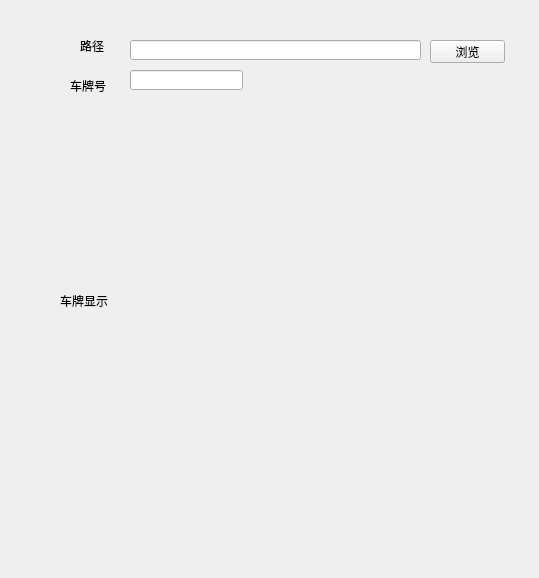
<?xml version="1.0" encoding="UTF-8"?>
<ui version="4.0">
 <class>LicensePlateRecognition</class>
 <widget class="QWidget" name="LicensePlateRecognition">
  <property name="geometry">
   <rect>
    <x>0</x>
    <y>0</y>
    <width>539</width>
    <height>578</height>
   </rect>
  </property>
  <property name="windowTitle">
   <string>车牌识别</string>
  </property>
  <widget class="QLabel" name="label">
   <property name="geometry">
    <rect>
     <x>80</x>
     <y>40</y>
     <width>54</width>
     <height>12</height>
    </rect>
   </property>
   <property name="text">
    <string>路径</string>
   </property>
  </widget>
  <widget class="QLabel" name="label_2">
   <property name="geometry">
    <rect>
     <x>70</x>
     <y>80</y>
     <width>54</width>
     <height>12</height>
    </rect>
   </property>
   <property name="text">
    <string>车牌号</string>
   </property>
  </widget>
  <widget class="QLineEdit" name="inPath">
   <property name="geometry">
    <rect>
     <x>130</x>
     <y>40</y>
     <width>291</width>
     <height>20</height>
    </rect>
   </property>
  </widget>
  <widget class="QLineEdit" name="inNumber">
   <property name="geometry">
    <rect>
     <x>130</x>
     <y>70</y>
     <width>113</width>
     <height>20</height>
    </rect>
   </property>
  </widget>
  <widget class="QPushButton" name="btnCho">
   <property name="geometry">
    <rect>
     <x>430</x>
     <y>40</y>
     <width>75</width>
     <height>23</height>
    </rect>
   </property>
   <property name="text">
    <string>浏览</string>
   </property>
  </widget>
  <widget class="QLabel" name="lCar">
   <property name="geometry">
    <rect>
     <x>60</x>
     <y>150</y>
     <width>401</width>
     <height>301</height>
    </rect>
   </property>
   <property name="text">
    <string>车牌显示</string>
   </property>
   <property name="scaledContents">
    <bool>true</bool>
   </property>
  </widget>
 </widget>
 <resources/>
 <connections/>
</ui>
